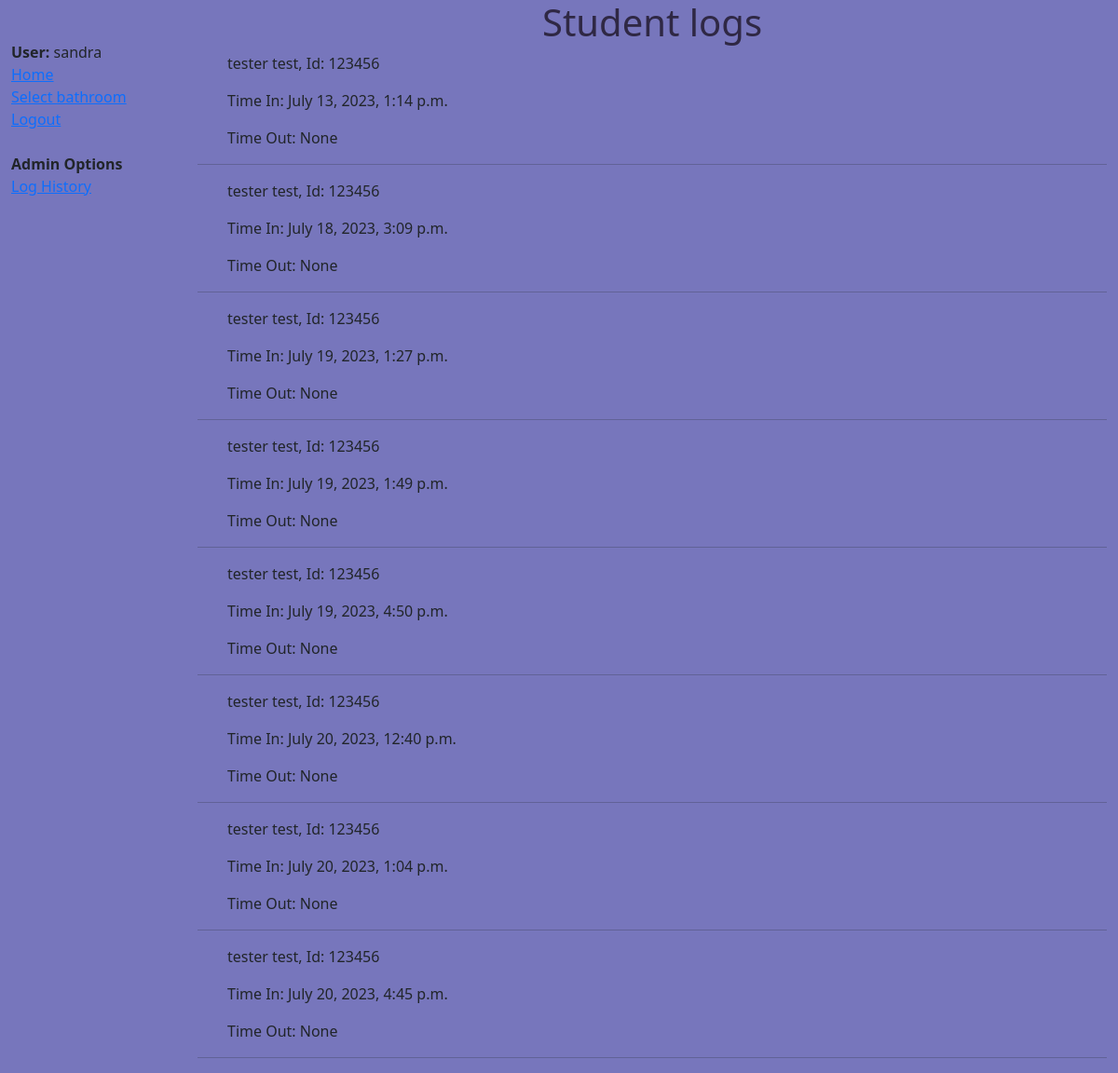
Page /bathroom_log_history/ (signed in) on the earlier database version.
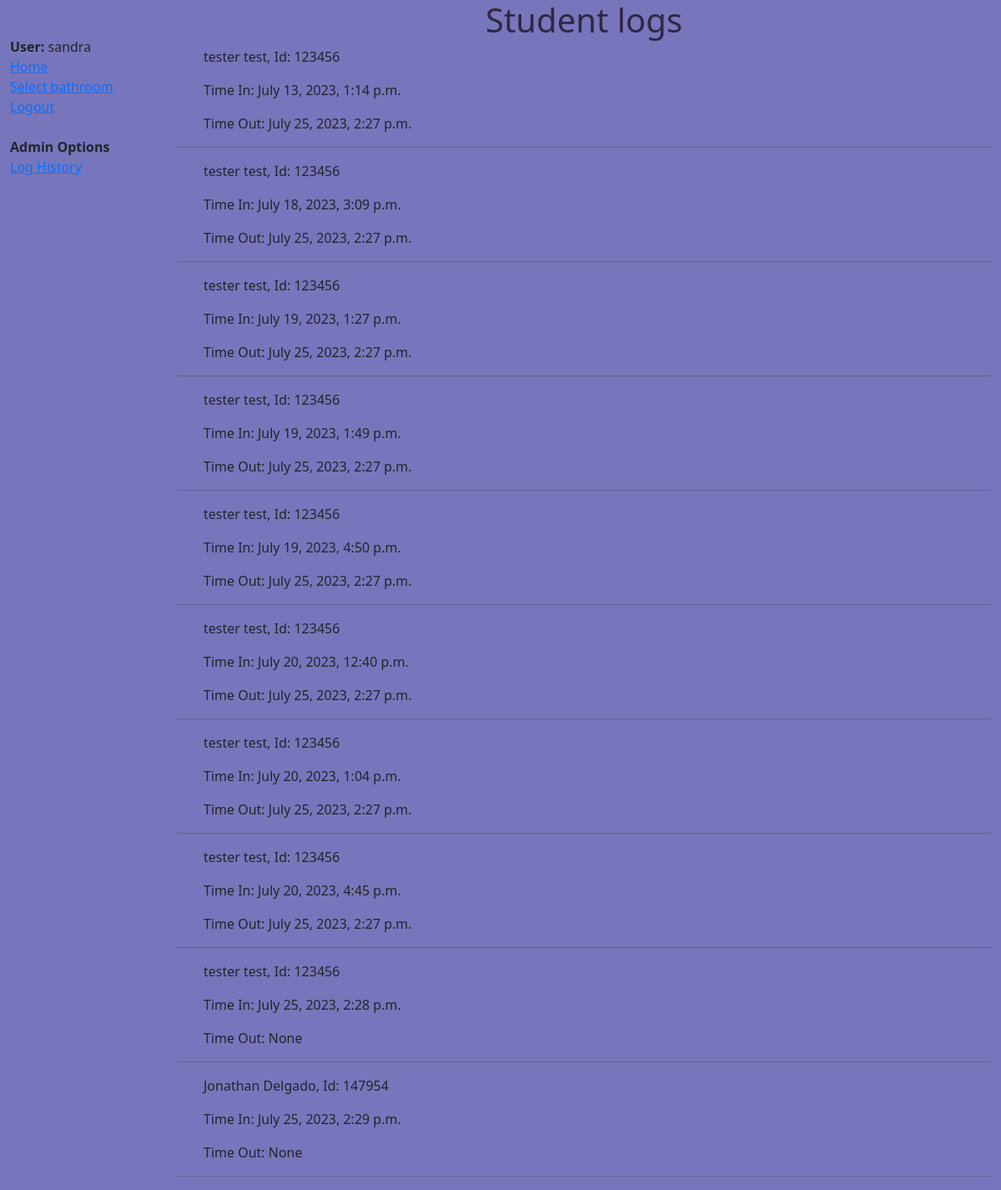
Same page on the later database version.
### sign_in/models.py (models this page shows, shortened)
class Log(models.Model):
    Time_in = models.DateTimeField(auto_now=True)
    Time_out = models.DateTimeField(blank=True, null=True)
    student_id = models.ForeignKey(Student, on_delete=models.CASCADE)
    bathroom = models.ForeignKey(Bathroom, null=True, on_delete=models.SET_NULL)
    user = models.ForeignKey(User, null=True, on_delete=models.SET_NULL)
    class Meta:
        permissions = (("can_view_log_history", "can_edit_log_history"),)

class Student(models.Model):
    first_name = models.CharField(max_length=100)
    last_name = models.CharField(max_length=100)
    student_id = models.CharField(max_length=100, unique=True)
    def __str__(self):
         return f"{self.first_name} {self.last_name}, Id: {self.student_id}"

### sign_in/views.py (the view)
# urls.py: path('bathroom_log_history/', views.logs, name='bathroom_logs'),
@permission_required('sign_in.can_view_log_history')
@login_required
def logs(request):
    return render(request, 'pages/student_logs.html', {'logs': Log.objects.all()})

### sign_in/templates/pages/student_logs.html
{% extends "base_generic.html" %}
{% block content  %}
{% load static %}
    <link rel="stylesheet" href="{% static 'styles.css' %}" />
    <h1>Student logs</h1>
    {% for log in logs %}
    <div>
        <ul> <p>{{ log.student_id }}</p>
        <p>Time In: {{ log.Time_in }}</p>
        <p>Time Out: {{ log.Time_out }}</p> </ul>
    </div>
    <hr>
    {% endfor %}
{% endblock %}

Differences in the rows shown:
changed Log "July 13, 2023, 1:14 p.m.": Time_out "None" → "July 25, 2023, 2:27 p.m."
changed Log "July 18, 2023, 3:09 p.m.": Time_out "None" → "July 25, 2023, 2:27 p.m."
changed Log "July 19, 2023, 1:27 p.m.": Time_out "None" → "July 25, 2023, 2:27 p.m."
changed Log "July 19, 2023, 1:49 p.m.": Time_out "None" → "July 25, 2023, 2:27 p.m."
changed Log "July 19, 2023, 4:50 p.m.": Time_out "None" → "July 25, 2023, 2:27 p.m."
changed Log "July 20, 2023, 12:40 p.m.": Time_out "None" → "July 25, 2023, 2:27 p.m."
changed Log "July 20, 2023, 1:04 p.m.": Time_out "None" → "July 25, 2023, 2:27 p.m."
changed Log "July 20, 2023, 4:45 p.m.": Time_out "None" → "July 25, 2023, 2:27 p.m."
added Log: student_id "tester test, Id: 123456", Time_in "July 25, 2023, 2:28 p.m.", Time_out "None"
added Log: student_id "Jonathan Delgado, Id: 147954", Time_in "July 25, 2023, 2:29 p.m.", Time_out "None"
